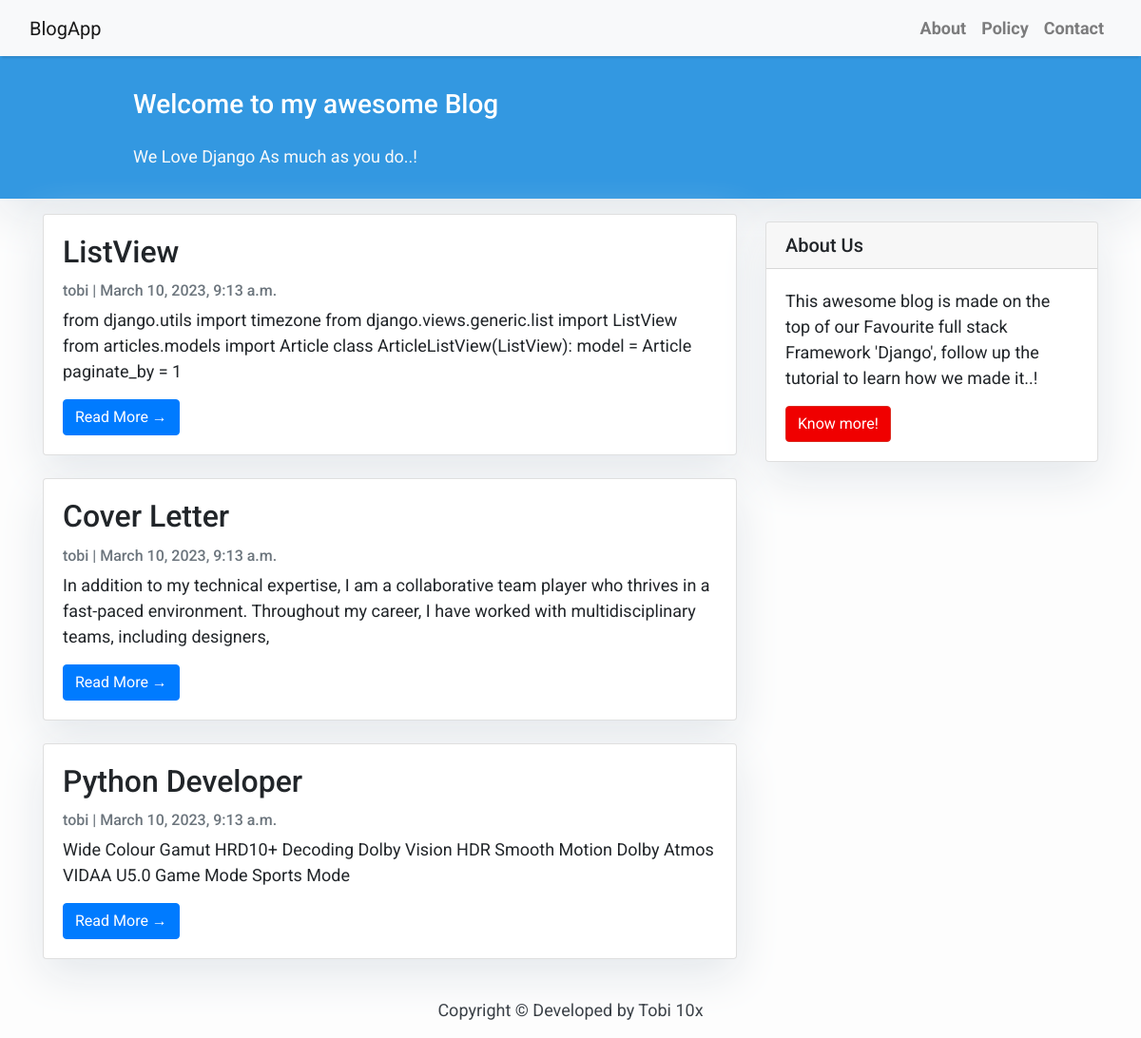
The page / on the database its author committed.
### blogapp/models.py (models this page shows, shortened)
class Post(models.Model):
    title = models.CharField(max_length=100, unique=True)
    slug = models.CharField(max_length=100, unique= True)
    author = models.ForeignKey(User, on_delete=models.CASCADE)
    updated_on = models.DateTimeField(auto_now=True)
    content = models.TextField()
    created_on = models.DateTimeField(auto_now=True)
    status = models.IntegerField(choices=STATUS, default=0)
    class Meta:
        ordering = ['created_on']

### blogapp/views.py (the view)
# urls.py: path('', views.PostListView.as_view(), name='home'),
class PostListView(generic.ListView):
    model = Post
    queryset = Post.objects.filter(status=1).order_by('created_on')
    template_name = 'index.html'

### blogapp/templates/index.html (shortened to what this page needs)
{% extends "base.html" %}
{% block content %}
<header class="masthead">
    <div class="container">
        <div class="row">
            <div class=" col-md-8 col-md-10 mx-auto">
                <div class="site-heading">
                    <h3 class=" site-heading my-4 mt-3 text-white"> Welcome to my awesome Blog </h3>
                    <p class="text-light">We Love Django As much as you do..! &nbsp
                    </p>
                </div>
            </div>
        </div>
    </div>
</header>
<div class="container">
    <div class="row">
        <div class="col-md-8 mt-3 left">
            {% for post in post_list %}
            <div class="card mb-4">
                <div class="card-body">
                    <h2 class="card-title">{{ post.title }}</h2>
                    <p class="card-text text-muted h6">{{ post.author }} | {{ post.created_on}} </p>
                    <p class="card-text">{{post.content|slice:":200" }}</p>
                    <a href="{% url 'post_detail' post.slug  %}" class="btn btn-primary">Read More &rarr;</a>
                </div>
            </div>
            {% endfor %}
        </div>
        {% block sidebar %} {% include 'sidebar.html' %} {% endblock sidebar %}
    </div>
</div>
{%endblock%}

### blogapp/templates/base.html (shortened to what this page needs)
<!DOCTYPE html>
<html>
    <head>
        <link rel="stylesheet" href="https://maxcdn.bootstrapcdn.com/bootstrap/4.0.0/css/bootstrap.min.css"
 />
    </head>
    <body>
        <nav class="navbar navbar-expand-lg navbar-light bg-light shadow" id="mainNav">
            <div class="container-fluid">
                <a class="navbar-brand" href="{% url 'home' %}">BlogApp</a>
                <div class="collapse navbar-collapse" id="navbarResponsive">
                    <ul class="navbar-nav ml-auto">
                        <li class="nav-item text-black">
                            <a class="nav-link text-black font-weight-bold" href="#">About</a>
                        </li>
                        <li class="nav-item text-black">
                            <a class="nav-link text-black font-weight-bold" href="#">Policy</a>
                        </li>
                        <li class="nav-item text-black">
                            <a class="nav-link text-black font-weight-bold" href="#">Contact</a>
                        </li>
                    </ul>
                </div>
            </div>
        </nav>
        {% block content %}{% endblock content %}
        <footer class="py-3 bg-grey">
            <p class="m-0 text-dark text-center ">Copyright &copy; Developed by Tobi 10x</p>
        </footer>
    </body>
</html>

### blogapp/templates/sidebar.html (shortened to what this page needs)
{% block sidebar %}
<div class="col-md-4 float-right ">
<div class="card my-4">
        <h5 class="card-header">About Us</h5>
    <div class="card-body">
        <p class="card-text"> This awesome blog is made on the top of our Favourite full stack Framework 'Django', follow up the tutorial to learn how we made it..!</p>
        <a href="https://djangocentral.com/building-a-blog-application-with-django"
           class="btn btn-danger">Know more!</a>
    </div>
</div>
</div>
{% endblock sidebar %}

### blogapp/templates/base.html (style rules this page uses)
body { font-family: "Roboto", sans-serif; font-size: 17px; background-color: #fdfdfd; }
.shadow { box-shadow: 0 4px 2px -2px rgba(0, 0, 0, 0.1); }
.btn-danger { color: #fff; background-color: #f00000; border-color: #dc281e; }
.masthead { background: #3398E1; height: auto; padding-bottom: 15px; box-shadow: 0 16px 48px #E3E7EB; padding-top: 10px; }

### blogapp/templates/index.html (style rules this page uses)
body { font-family: "Roboto", sans-serif; font-size: 18px; background-color: #fdfdfd; }
.card { box-shadow: 0 16px 48px #E3E7EB; }

### blogapp/templates/sidebar.html (style rules this page uses)
.card { box-shadow: 0 16px 48px #E3E7EB; }

### rows shown on the page
Post: title "ListView", author "tobi", created_on "March 10, 2023, 9:13 a.m.", content "from django.utils import timezone from django.views.generic.list import ListView from articles.models import Article class ArticleListView(ListView): model = Article paginate_by = 1"
Post: title "Cover Letter", author "tobi", created_on "March 10, 2023, 9:13 a.m.", content "In addition to my technical expertise, I am a collaborative team player who thrives in a fast-paced environment. Throughout my career, I have worked with multidisciplinary teams, including designers,"
Post: title "Python Developer", author "tobi", created_on "March 10, 2023, 9:13 a.m.", content "Wide Colour Gamut HRD10+ Decoding Dolby Vision HDR Smooth Motion Dolby Atmos VIDAA U5.0 Game Mode Sports Mode"
